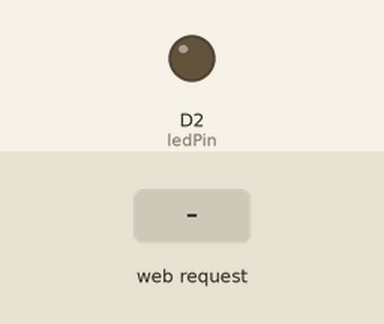
This sketch was run on a simulated ESP8266 (NodeMCU). Parts: output pins drawn as LEDs (lit = HIGH). Inputs (shaded band) come from the test bench. WiFi joins after 1.5 s; servers stay silent unless stated; what the sketch prints to the serial monitor is not drawn.

Above: at 2.7 s.
2.8 s: HTTP request GET /LED=OFF received
At 4.0 s:
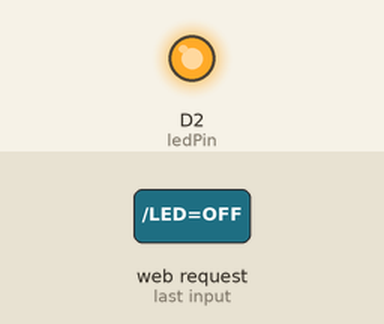
4.3 s: HTTP request GET /LED=ON received
At 5.2 s:
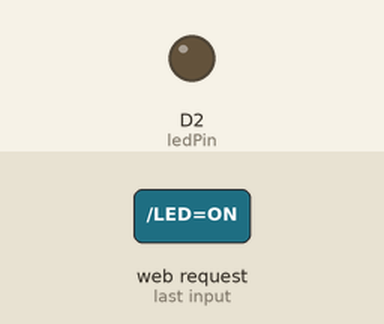
Timing chart, 0 to 7.3 s (numbered marks = the images above; inputs shaded):
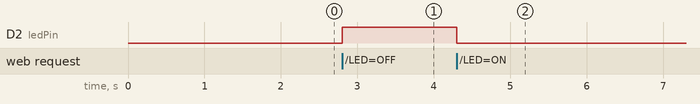

The sketch:

ESP8266_Desklight.ino
```cpp
#include <ESP8266WiFi.h>


const char* ssid = "SINGTEL-XXXX(2.4G)"; //change this to your wifi ssid make sure its 2.4ghz band as esp8266 only supports 2.4ghz
const char* password = "Pass1234";//change this to your wifi password

int ledPin = D2;// connect gnd of led to this

WiFiServer server(80);
IPAddress ip(192, 168, 1, 222); // this is the static IP address
IPAddress gateway(192, 168, 1, 254); // set gateway to match your network

void setup() {
  Serial.begin(115200);
  delay(10);


  pinMode(ledPin, OUTPUT);
  digitalWrite(ledPin, LOW);

  Serial.print(F("Setting static ip to : "));
  Serial.println(ip);


  Serial.println();
  Serial.println();
  Serial.print("Connecting to ");
  Serial.println(ssid);
  IPAddress subnet(255, 255, 255, 0); // set subnet mask to match your network
  WiFi.config(ip, gateway, subnet);
  WiFi.begin(ssid, password);

  while (WiFi.status() != WL_CONNECTED) {
    delay(500);
    Serial.print(".");
  }
  Serial.println("");
  Serial.println("WiFi connected");

  server.begin();
  Serial.println("Server started");

  Serial.print("Use this URL : ");
  Serial.print("http://");
  Serial.print(WiFi.localIP());
  Serial.println("/");

}

void loop() {

  WiFiClient client = server.available();
  if (!client) {
    return;
  }


  Serial.println("new client");
  while(!client.available()){
    delay(1);
  }

  String request = client.readStringUntil('\r');
  Serial.println(request);
  client.flush();


  int value = LOW;
  if (request.indexOf("/LED=ON") != -1) {
    digitalWrite(ledPin, LOW);
    value = LOW;
  }
  if (request.indexOf("/LED=OFF") != -1){
    digitalWrite(ledPin, HIGH);
    value = HIGH;
  }


  client.println("HTTP/1.1 200 OK");
  client.println("Content-Type: text/html");
  client.println("");
  client.println("<!DOCTYPE HTML>");
  client.println("<html>");

  client.print("Table Light is now: ");

  if(value == HIGH) {
    client.print("off");
  } else {
    client.print("on");
  }
  client.println("<br><br>");
  client.println("Click <a href=\"/LED=ON\">here</a> turn Table Light ON<br>");
  client.println("Click <a href=\"/LED=OFF\">here</a> turn Table Light OFF<br>");
  client.println("</html>");

  delay(1);
  Serial.println("Client disconnected");
  Serial.println("");

}
```

Measured:
- after the input at 2.8 s, D2 (ledPin): LOW → HIGH at once
- after the input at 4.3 s, D2 (ledPin): HIGH → LOW at once
